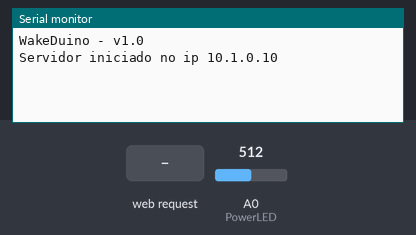
Simulated run of this sketch. Board: Arduino Uno, built with avr-gcc and run on an emulated ATmega328P. Parts: the last lines printed to the serial monitor. The inputs (shaded band) are chosen by the test bench; at power-on: A0 (PowerLED) = 512.

Above: at 1.2 s.
1.3 s: HTTP request GET /start received
At 2.0 s:
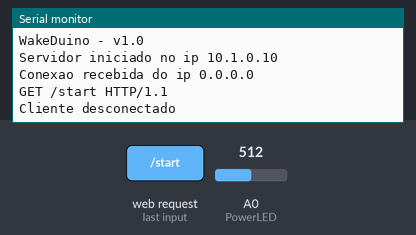
2.8 s: HTTP request GET /stop received
At 4.3 s:
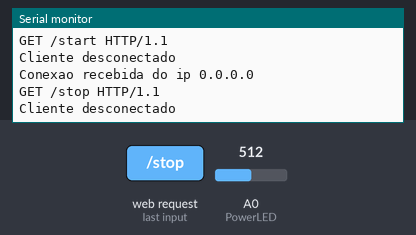

The sketch:

Wakeduino.ino
```cpp
/*  WakeDuino v1.0 - 28/02/2023
 *  Elaborado por Filipe Bezerra - www.filipebezerra.dev.br
 *  O objetivo deste projeto é ligar um computador remotamente, usando o PowerSW da placa-mãe e monitorando se o PC está ligado
 *  pela tensão no Power LED. Projeto feito originalmente para contornar o fato da placa X99-QD4 da Huananzhi não funcionar o Wake-on-Lan
 *  mesmo estando ativado no firmware.
 */

#include <SPI.h>
#include <Ethernet.h>

// Define as portas usadas pelo PowerSW e PowerLED
const int PowerSW = 2;
const int PowerLED = A0;

// Define os atributos da rede
byte mac[] = {0xE7, 0x78, 0x15, 0xF6, 0x8D, 0x27};
byte ip [] = {10, 1, 0, 10};
byte gateway[] = {10, 1, 0, 1};
byte subnet[] = {255, 255, 255, 0};

// Variável para fazer a busca pelo comando na URL
String readString = String(30);

// Servidor irá "escutar" na porta 80
EthernetServer server(80);

void setup() {
  // Define o PowerSW como saída e o PowerLED como entrada
  pinMode(PowerSW, OUTPUT);
  pinMode(PowerLED, INPUT);

  // PowerSW inicia desligado
  digitalWrite(PowerSW, LOW);

  // Inicia a comunicação serial
  Serial.begin(9600);
  Serial.println("WakeDuino - v1.0");

  // Inicia a conexão Ethernet
  Ethernet.begin(mac, ip, gateway, subnet);

  // Checa se o módulo Ethernet está disponível
  if (Ethernet.hardwareStatus() == EthernetNoHardware) {
    Serial.println("O módulo Ethernet não está presente. Inicialização interrompida!");
    while (true) {
      delay(1); // Não faz nada sem o módulo Ethernet presente
    }
  }

  // Verifica se o cabo de rede está conectado
  if (Ethernet.linkStatus() == LinkOFF) {
    Serial.println("Cabo Ethernet não está conectado. Inicialização interrompida!");
    while (true) {
      delay(1); // Não faz nada sem o módulo Ethernet presente
    }
  }

  // Inicia o servidor
  server.begin();
  Serial.print("Servidor iniciado no ip ");
  Serial.println(Ethernet.localIP());
}

void loop() {
  // Faz a leitura da tensão no pino do PowerLED
  float tensao = analogRead(PowerLED)*5.0/1023.0;

  // Escuta pela conexão dos clientes
  EthernetClient client = server.available();
  if (client) {
    Serial.print("Conexao recebida do ip ");
    Serial.println(client.remoteIP());
    while (client.connected()){
      if (client.available()){
        char c = client.read();
        Serial.write(c);

        // Salva a requisição na variável readString
        if (readString.length() < 100) {
          readString += c;
        }

        if (c == '\n') {
          if (readString.indexOf("?") < 0) { // Busca pelo inicio dos comandos
            } else if (readString.indexOf("start") > 0){ // Comando de ligar
              if (tensao < 2.00) { // Verifica se tensão do Power LED é menor que 2 volts, o que indica que o computado está desligado.
                Serial.print("Tensão do PowerLED: ");
                Serial.println(tensao);
                Serial.println("Ligando o computador...");
                digitalWrite(PowerSW, HIGH);
                delay(250);
                digitalWrite(PowerSW, LOW);
              } else {
                Serial.print("Tensão do PowerLED: ");
                Serial.println(tensao);
                Serial.print("O computador ja esta ligado.");
              }
            } else if (readString.indexOf("stop") > 0) { //Comando de desligar
              if (tensao > 2.00) {
                Serial.print("Tensão do PowerLED: ");
                Serial.println(tensao);
                Serial.println("Desligando o computador...");
                digitalWrite(PowerSW, HIGH);
                delay(250);
                digitalWrite(PowerSW, LOW);
              } else {
                Serial.print("Tensão do PowerLED: ");
                Serial.println(tensao);
                Serial.println("O computador ja esta desligado.");
              }
             }
           // Envia resposta padrão
           client.println("HTTP/1.1 200 OK");
           client.println("Content-Type: text/html");
           client.println("Connection: close");
           client.println();
           client.println("<!DOCTYPE HTML>");
           client.println("<html>");
           client.println("<head>");
           client.println("<title>WakeDuino v1.0</title>");
           client.println("</head>");
           client.println("<body style=background-color:#C9EAF5>");
           client.println("<center><h1>WakeDuino v1.0</h1></center>");
           client.println("<br><br>");
           client.println("<center><h3>Uso: http://ip-do-wakeduino/?start - Liga o computador</h3></center>");
           client.println("<center><h3>http://ip-do-wakeduino/?stop - Desliga o computador</h3></center>");
           client.println("</body>");
           client.println("</html>");

            // Reinicia a varável readString
            readString = "";

            delay(1);

            // Fecha a conexão
            client.stop();
            Serial.println("Cliente desconectado");
          } // Fim do if (c == '\n')
        } // Fim do if (client.available())
      } // Fim do while (client.connected())
    } // Fim do if (client)
}
```

Measured:
- after the input at 1.3 s, the serial monitor: prints a new line at once (image 1)
- after the input at 2.8 s, the serial monitor: prints a new line at once (image 2)
